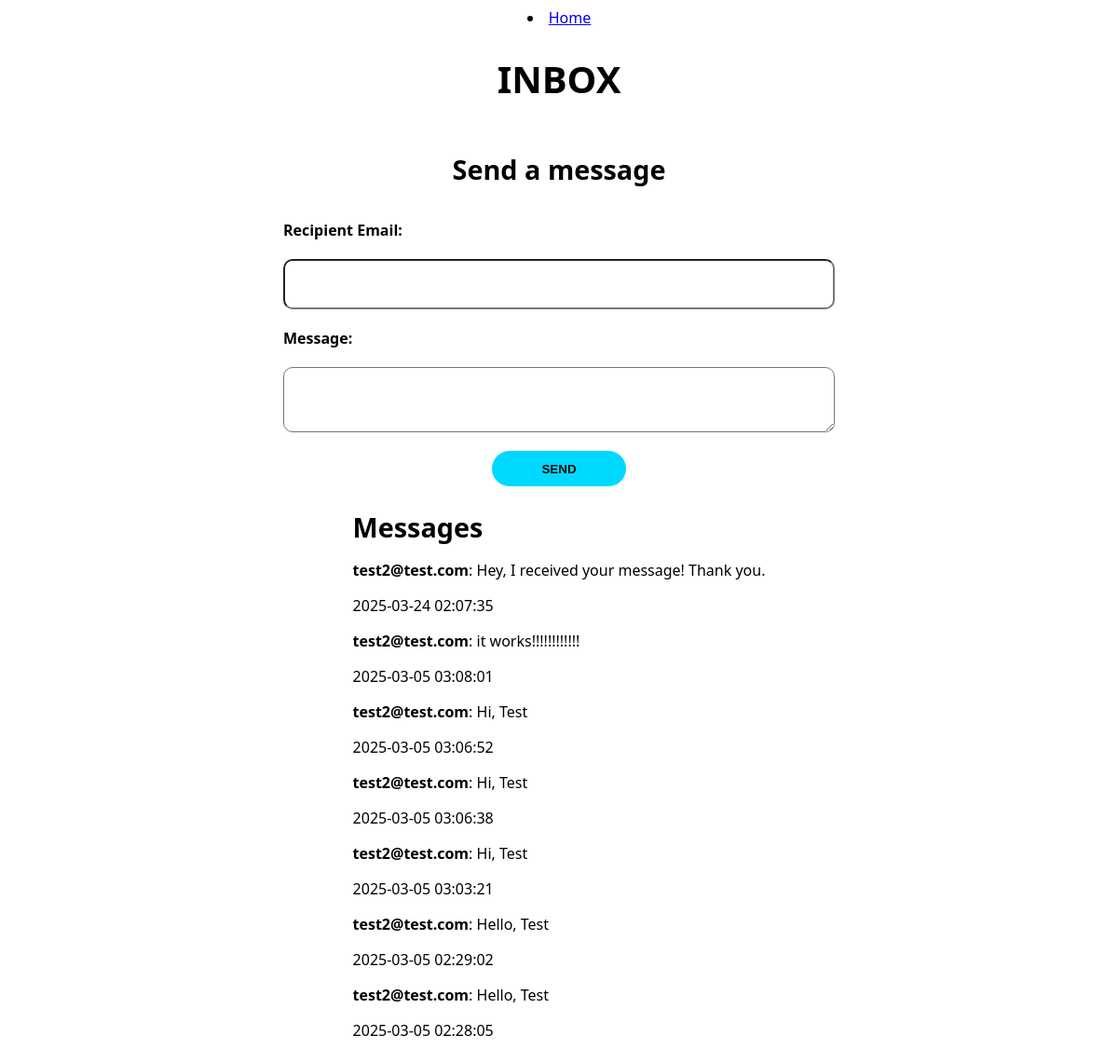
Before: /inbox (signed in) with the older database file.
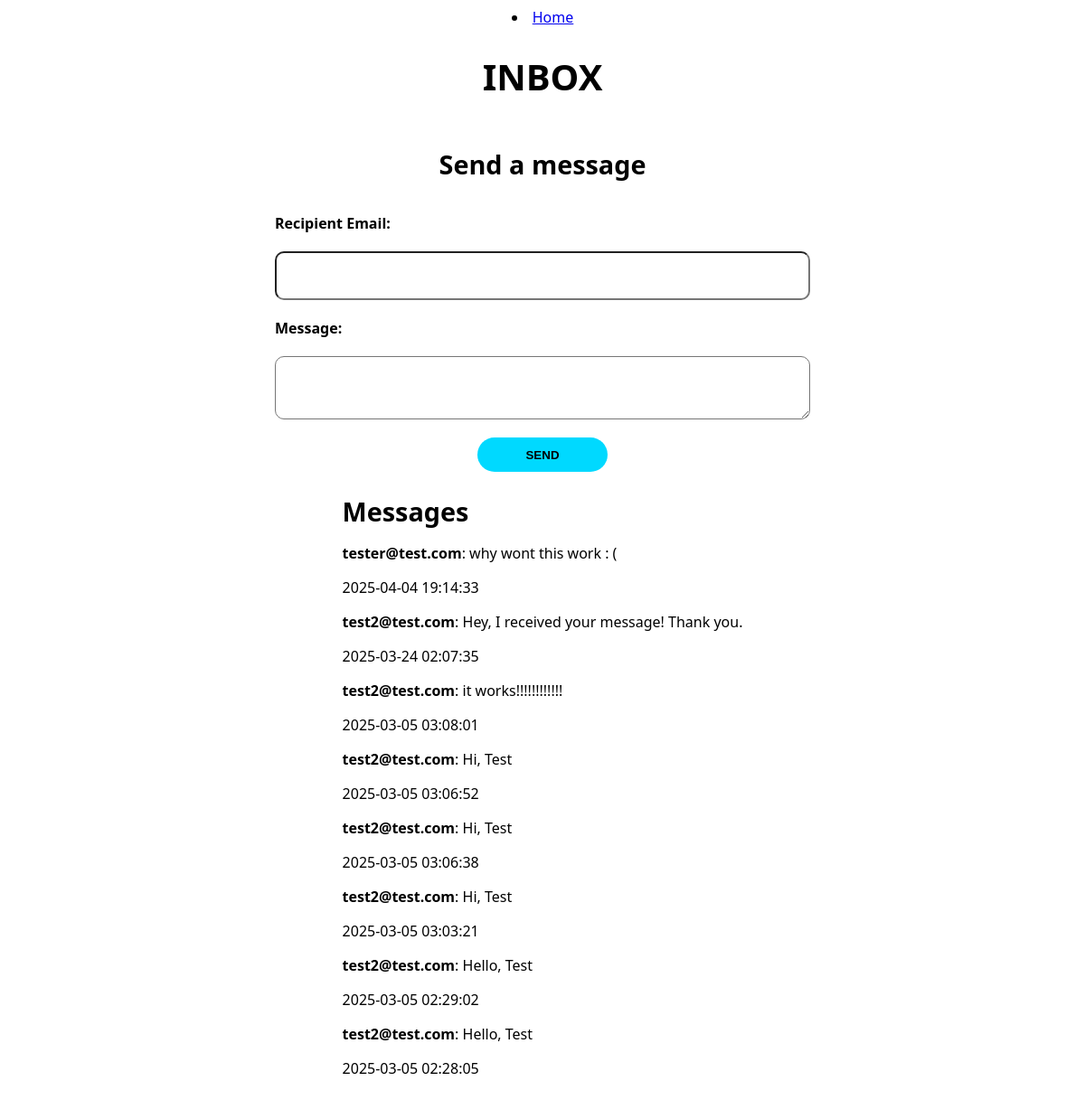
After: the same page with the newer database file.
### website/models.py (models this page shows)
class Message(db.Model): #Model to handle the messages
    id = db.Column(db.Integer, primary_key=True) #store all messages in a table
    sender_id = db.Column(db.Integer, db.ForeignKey('user.id')) #used to fetch the correct messages based on who received and who sent
    receiver_id = db.Column(db.Integer, db.ForeignKey('user.id'))
    message_text = db.Column(db.Text, nullable = False)
    timestamp = db.Column(db.DateTime, default = db.func.current_timestamp())

class User(db.Model, UserMixin): # Define schema, the columns
    id = db.Column(db.Integer, primary_key=True)
    email = db.Column(db.String(150), unique=True) # No user can have the same email as another
    password = db.Column(db.String(150))
    first_name = db.Column(db.String(150))
    role = db.Column(db.String(150))
    projects = db.relationship('Project') # Tells Flask and sqlAlchemy to do their magic, and when creating a project,

### website/views.py (the view)
@views.route('/inbox')
@login_required
def inbox():
    user_id = current_user.id
    messages = Message.query.join(User, Message.sender_id == User.id).filter(Message.receiver_id == user_id).add_columns(Message.id, Message.message_text, Message.timestamp, User.email.label('sender_name')).order_by(Message.timestamp.desc()).all()
    return render_template("inbox.html", messages=messages)

### website/templates/inbox.html (shortened to what this page needs)
<!DOCTYPE html>
<html lang="en-US">
  <head>
    <link rel="stylesheet" href="./../static/inbox-style.css" />
  </head>
  <body>
    <li><a href="/">Home</a></li>
    <h1>Inbox</h1>
    <h2>Send a message</h2>
    <form method="POST" action="{{url_for('views.send_message')}}">
      <label for="receiver_email">Recipient Email:</label>
      <input type="text" name="receiver_email" required />
      <label for="content">Message:</label>
      <textarea name="content" required></textarea>
      <button type="submit">Send</button>
    </form>
    <div>
      <h2>Messages</h2>
      {% if messages %} {% for message in messages %}
      <div>
        <p>
          <strong>{{message.sender_name }}</strong>: {{message.message_text }}
        </p>
        <p>{{message.timestamp }}</p>
      </div>
      {% endfor %} {% else %}
      <p>No messages found.</p>
      {% endif %}
    </div>
  </body>
</html>

### website/static/inbox-style.css (style rules this page uses)
body { min-height: 100vh; background-color: #ffffff; font-family: "Segoe UI", Tahoma, Geneva, Verdana, sans-serif; padding-top: 0px; display: flex; flex-direction: column; align-items: center; }
h1 { font-size: 2.5rem; font-weight: 900; text-transform: uppercase; text-align: center; color: var(--text-color); }
h2 { font-size: 1.8rem; font-weight: 700; color: var(--accent-color); margin-bottom: 15px; }
form { width: 50%; margin-top: 20px; display: flex; flex-direction: column; gap: 20px; }
form label { font-weight: 600; }
form input, form textarea { padding: 1em; font-size: 1rem; border-radius: 10px; border: 2px solid var(#0000); background-color: var(--input-color); transition: border-color 150ms ease; }
form button { border: #0000; border-radius: 1000px; padding: 0.85em 4em; background-color: #00d9ff; color: var(--base-color); font-weight: 600; text-transform: uppercase; cursor: pointer; transition: 150ms ease; align-self: center; }

Changed rows visible on the page:
added Message: sender_name "tester@test.com", message_text "why wont this work : (", timestamp "2025-04-04 19:14:33"
